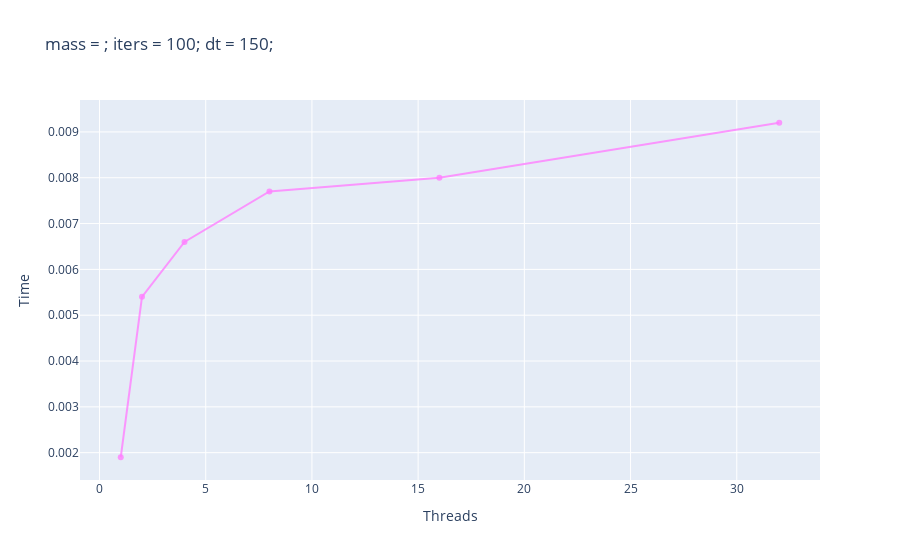

Notebook source saved alongside this figure:
### Code cell
trace1 = go.Scatter(
                    x = data['threads'],
                    y = data['time-dt=150/iters=100'],
                    mode = "lines+markers",
                    name = "dt=300/iters=100",
                    marker = dict(color = 'rgba(255, 128, 255, 0.8)')
                    )
d = [trace1]
layout = dict(title = 'mass = ; iters = 100; dt = 150;',
              xaxis = dict(title= 'Threads', ticklen= 5, zeroline= False),
              yaxis = dict(title= 'Time', ticklen= 5, zeroline= False)
             )
fig = dict(data = d, layout = layout)
iplot(fig)

### Figure 1 — Plotly figure (JSON) as saved in the notebook; plotly's stock layout.template omitted (floating-point values rounded to 4 significant figures)
{"data": [{"marker": {"color": "rgba(255, 128, 255, 0.8)"}, "mode": "lines+markers", "name": "dt=300/iters=100", "type": "scatter", "x": [1, 2, 4, 8, 16, 32], "y": [0.0019, 0.0054, 0.0066, 0.0077, 0.008, 0.0092]}], "layout": {"title": {"text": "mass = ; iters = 100; dt = 150;"}, "xaxis": {"ticklen": 5, "title": {"text": "Threads"}, "zeroline": false}, "yaxis": {"ticklen": 5, "title": {"text": "Time"}, "zeroline": false}}}
